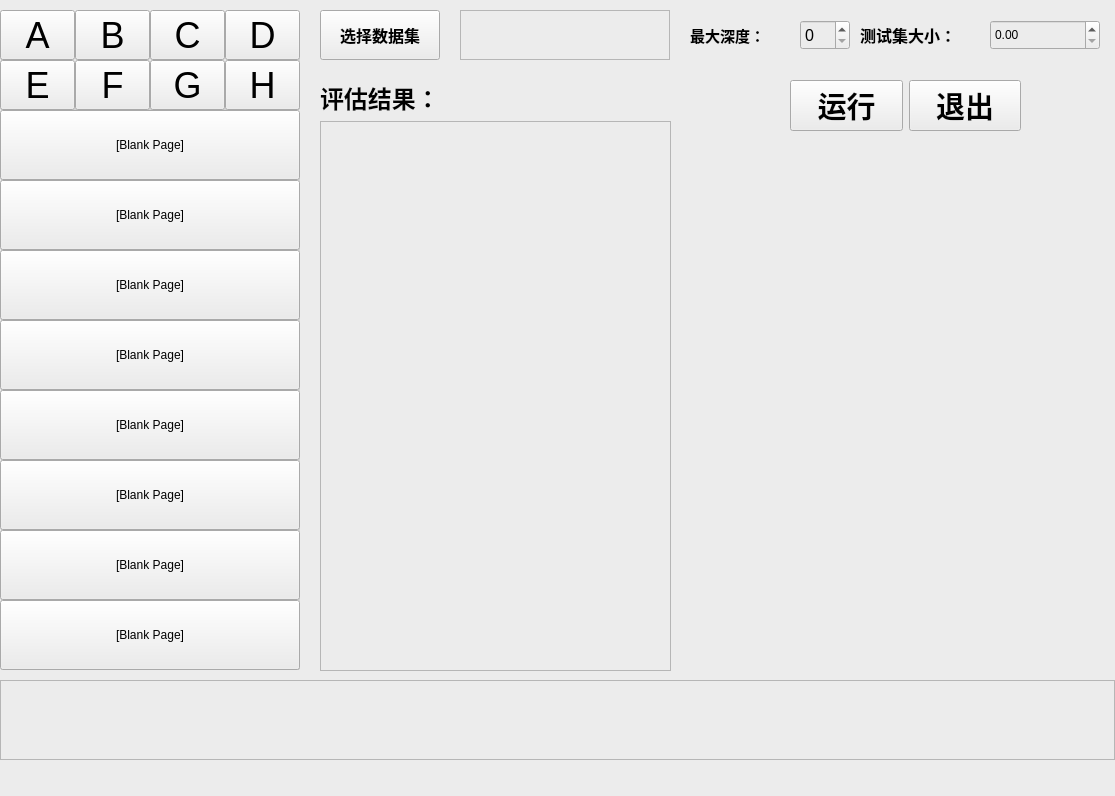
<?xml version="1.0" encoding="UTF-8"?>
<ui version="4.0">
 <class>MainWindow</class>
 <widget class="QMainWindow" name="MainWindow">
  <property name="geometry">
   <rect>
    <x>0</x>
    <y>0</y>
    <width>1115</width>
    <height>796</height>
   </rect>
  </property>
  <property name="sizePolicy">
   <sizepolicy hsizetype="Minimum" vsizetype="Fixed">
    <horstretch>0</horstretch>
    <verstretch>0</verstretch>
   </sizepolicy>
  </property>
  <property name="windowTitle">
   <string>决策树分类</string>
  </property>
  <property name="styleSheet">
   <string notr="true">background-color: rgb(236, 236, 236);</string>
  </property>
  <widget class="QWidget" name="centralwidget">
   <widget class="QLabel" name="lbl_img">
    <property name="geometry">
     <rect>
      <x>680</x>
      <y>170</y>
      <width>420</width>
      <height>500</height>
     </rect>
    </property>
    <property name="mouseTracking">
     <bool>true</bool>
    </property>
    <property name="styleSheet">
     <string notr="true">border-color: rgb(211, 211, 211);</string>
    </property>
    <property name="text">
     <string/>
    </property>
    <property name="scaledContents">
     <bool>true</bool>
    </property>
   </widget>
   <widget class="QGroupBox" name="group_9_to_16">
    <property name="geometry">
     <rect>
      <x>0</x>
      <y>110</y>
      <width>300</width>
      <height>560</height>
     </rect>
    </property>
    <widget class="QPushButton" name="pushButton_16">
     <property name="geometry">
      <rect>
       <x>0</x>
       <y>490</y>
       <width>300</width>
       <height>70</height>
      </rect>
     </property>
     <property name="maximumSize">
      <size>
       <width>400</width>
       <height>100</height>
      </size>
     </property>
     <property name="font">
      <font>
       <family>Arial</family>
       <pointsize>9</pointsize>
      </font>
     </property>
     <property name="mouseTracking">
      <bool>false</bool>
     </property>
     <property name="styleSheet">
      <string notr="true">border-color: rgb(198, 198, 198);</string>
     </property>
     <property name="inputMethodHints">
      <set>Qt::ImhNone</set>
     </property>
     <property name="text">
      <string>[Blank Page]</string>
     </property>
     <property name="iconSize">
      <size>
       <width>20</width>
       <height>20</height>
      </size>
     </property>
     <property name="autoExclusive">
      <bool>false</bool>
     </property>
     <property name="autoRepeatDelay">
      <number>300</number>
     </property>
    </widget>
    <widget class="QPushButton" name="pushButton_15">
     <property name="geometry">
      <rect>
       <x>0</x>
       <y>420</y>
       <width>300</width>
       <height>70</height>
      </rect>
     </property>
     <property name="maximumSize">
      <size>
       <width>400</width>
       <height>100</height>
      </size>
     </property>
     <property name="font">
      <font>
       <family>Arial</family>
       <pointsize>9</pointsize>
      </font>
     </property>
     <property name="mouseTracking">
      <bool>false</bool>
     </property>
     <property name="styleSheet">
      <string notr="true">border-color: rgb(198, 198, 198);</string>
     </property>
     <property name="inputMethodHints">
      <set>Qt::ImhNone</set>
     </property>
     <property name="text">
      <string>[Blank Page]</string>
     </property>
     <property name="iconSize">
      <size>
       <width>20</width>
       <height>20</height>
      </size>
     </property>
     <property name="autoExclusive">
      <bool>false</bool>
     </property>
     <property name="autoRepeatDelay">
      <number>300</number>
     </property>
    </widget>
    <widget class="QPushButton" name="pushButton_14">
     <property name="geometry">
      <rect>
       <x>0</x>
       <y>350</y>
       <width>300</width>
       <height>70</height>
      </rect>
     </property>
     <property name="maximumSize">
      <size>
       <width>400</width>
       <height>100</height>
      </size>
     </property>
     <property name="font">
      <font>
       <family>Arial</family>
       <pointsize>9</pointsize>
      </font>
     </property>
     <property name="mouseTracking">
      <bool>false</bool>
     </property>
     <property name="styleSheet">
      <string notr="true">border-color: rgb(198, 198, 198);</string>
     </property>
     <property name="inputMethodHints">
      <set>Qt::ImhNone</set>
     </property>
     <property name="text">
      <string>[Blank Page]</string>
     </property>
     <property name="iconSize">
      <size>
       <width>20</width>
       <height>20</height>
      </size>
     </property>
     <property name="autoExclusive">
      <bool>false</bool>
     </property>
     <property name="autoRepeatDelay">
      <number>300</number>
     </property>
    </widget>
    <widget class="QPushButton" name="pushButton_11">
     <property name="geometry">
      <rect>
       <x>0</x>
       <y>140</y>
       <width>300</width>
       <height>70</height>
      </rect>
     </property>
     <property name="maximumSize">
      <size>
       <width>400</width>
       <height>100</height>
      </size>
     </property>
     <property name="font">
      <font>
       <family>Arial</family>
       <pointsize>9</pointsize>
      </font>
     </property>
     <property name="mouseTracking">
      <bool>false</bool>
     </property>
     <property name="styleSheet">
      <string notr="true">border-color: rgb(198, 198, 198);</string>
     </property>
     <property name="inputMethodHints">
      <set>Qt::ImhNone</set>
     </property>
     <property name="text">
      <string>[Blank Page]</string>
     </property>
     <property name="iconSize">
      <size>
       <width>20</width>
       <height>20</height>
      </size>
     </property>
     <property name="autoExclusive">
      <bool>false</bool>
     </property>
     <property name="autoRepeatDelay">
      <number>300</number>
     </property>
    </widget>
    <widget class="QPushButton" name="pushButton_13">
     <property name="geometry">
      <rect>
       <x>0</x>
       <y>280</y>
       <width>300</width>
       <height>70</height>
      </rect>
     </property>
     <property name="maximumSize">
      <size>
       <width>400</width>
       <height>100</height>
      </size>
     </property>
     <property name="font">
      <font>
       <family>Arial</family>
       <pointsize>9</pointsize>
      </font>
     </property>
     <property name="mouseTracking">
      <bool>false</bool>
     </property>
     <property name="styleSheet">
      <string notr="true">border-color: rgb(198, 198, 198);</string>
     </property>
     <property name="inputMethodHints">
      <set>Qt::ImhNone</set>
     </property>
     <property name="text">
      <string>[Blank Page]</string>
     </property>
     <property name="iconSize">
      <size>
       <width>20</width>
       <height>20</height>
      </size>
     </property>
     <property name="autoExclusive">
      <bool>false</bool>
     </property>
     <property name="autoRepeatDelay">
      <number>300</number>
     </property>
    </widget>
    <widget class="QPushButton" name="pushButton_10">
     <property name="geometry">
      <rect>
       <x>0</x>
       <y>70</y>
       <width>300</width>
       <height>70</height>
      </rect>
     </property>
     <property name="maximumSize">
      <size>
       <width>400</width>
       <height>100</height>
      </size>
     </property>
     <property name="font">
      <font>
       <family>Arial</family>
       <pointsize>9</pointsize>
      </font>
     </property>
     <property name="mouseTracking">
      <bool>false</bool>
     </property>
     <property name="styleSheet">
      <string notr="true">border-color: rgb(198, 198, 198);</string>
     </property>
     <property name="inputMethodHints">
      <set>Qt::ImhNone</set>
     </property>
     <property name="text">
      <string>[Blank Page]</string>
     </property>
     <property name="iconSize">
      <size>
       <width>20</width>
       <height>20</height>
      </size>
     </property>
     <property name="autoExclusive">
      <bool>false</bool>
     </property>
     <property name="autoRepeatDelay">
      <number>300</number>
     </property>
    </widget>
    <widget class="QPushButton" name="pushButton_9">
     <property name="geometry">
      <rect>
       <x>0</x>
       <y>0</y>
       <width>300</width>
       <height>70</height>
      </rect>
     </property>
     <property name="maximumSize">
      <size>
       <width>400</width>
       <height>100</height>
      </size>
     </property>
     <property name="font">
      <font>
       <family>Arial</family>
       <pointsize>9</pointsize>
      </font>
     </property>
     <property name="mouseTracking">
      <bool>false</bool>
     </property>
     <property name="styleSheet">
      <string notr="true">border-color: rgb(198, 198, 198);</string>
     </property>
     <property name="inputMethodHints">
      <set>Qt::ImhNone</set>
     </property>
     <property name="text">
      <string>[Blank Page]</string>
     </property>
     <property name="iconSize">
      <size>
       <width>20</width>
       <height>20</height>
      </size>
     </property>
     <property name="autoExclusive">
      <bool>false</bool>
     </property>
     <property name="autoRepeatDelay">
      <number>300</number>
     </property>
    </widget>
    <widget class="QPushButton" name="pushButton_12">
     <property name="geometry">
      <rect>
       <x>0</x>
       <y>210</y>
       <width>300</width>
       <height>70</height>
      </rect>
     </property>
     <property name="maximumSize">
      <size>
       <width>400</width>
       <height>100</height>
      </size>
     </property>
     <property name="font">
      <font>
       <family>Arial</family>
       <pointsize>9</pointsize>
      </font>
     </property>
     <property name="mouseTracking">
      <bool>false</bool>
     </property>
     <property name="styleSheet">
      <string notr="true">border-color: rgb(198, 198, 198);</string>
     </property>
     <property name="inputMethodHints">
      <set>Qt::ImhNone</set>
     </property>
     <property name="text">
      <string>[Blank Page]</string>
     </property>
     <property name="iconSize">
      <size>
       <width>20</width>
       <height>20</height>
      </size>
     </property>
     <property name="autoExclusive">
      <bool>false</bool>
     </property>
     <property name="autoRepeatDelay">
      <number>300</number>
     </property>
    </widget>
   </widget>
   <widget class="QWidget" name="layoutWidget">
    <property name="geometry">
     <rect>
      <x>320</x>
      <y>80</y>
      <width>351</width>
      <height>591</height>
     </rect>
    </property>
    <layout class="QVBoxLayout" name="verticalLayout">
     <item>
      <widget class="QLabel" name="label_4">
       <property name="styleSheet">
        <string notr="true">border-bottom-color: rgb(211, 211, 211);</string>
       </property>
       <property name="text">
        <string>&lt;html&gt;&lt;head/&gt;&lt;body&gt;&lt;p&gt;&lt;span style=&quot; font-size:18pt; font-weight:600;&quot;&gt;评估结果：&lt;/span&gt;&lt;/p&gt;&lt;/body&gt;&lt;/html&gt;</string>
       </property>
      </widget>
     </item>
     <item>
      <widget class="QTextBrowser" name="textBrowser">
       <property name="styleSheet">
        <string notr="true">border-color: rgb(211, 211, 211);</string>
       </property>
      </widget>
     </item>
    </layout>
   </widget>
   <widget class="QWidget" name="layoutWidget">
    <property name="geometry">
     <rect>
      <x>790</x>
      <y>70</y>
      <width>231</width>
      <height>71</height>
     </rect>
    </property>
    <layout class="QHBoxLayout" name="horizontalLayout_2">
     <item>
      <widget class="QPushButton" name="btn_train">
       <property name="font">
        <font>
         <pointsize>22</pointsize>
         <weight>75</weight>
         <bold>true</bold>
        </font>
       </property>
       <property name="text">
        <string>运行</string>
       </property>
      </widget>
     </item>
     <item>
      <widget class="QPushButton" name="btn_exit">
       <property name="font">
        <font>
         <pointsize>22</pointsize>
         <weight>75</weight>
         <bold>true</bold>
        </font>
       </property>
       <property name="text">
        <string>退出</string>
       </property>
      </widget>
     </item>
    </layout>
   </widget>
   <widget class="QGroupBox" name="group_A_to_H">
    <property name="geometry">
     <rect>
      <x>0</x>
      <y>10</y>
      <width>300</width>
      <height>100</height>
     </rect>
    </property>
    <property name="sizePolicy">
     <sizepolicy hsizetype="Preferred" vsizetype="Preferred">
      <horstretch>0</horstretch>
      <verstretch>0</verstretch>
     </sizepolicy>
    </property>
    <property name="styleSheet">
     <string notr="true">selection-background-color: rgb(255, 255, 0);</string>
    </property>
    <widget class="QPushButton" name="pushButton_A">
     <property name="geometry">
      <rect>
       <x>0</x>
       <y>0</y>
       <width>75</width>
       <height>50</height>
      </rect>
     </property>
     <property name="maximumSize">
      <size>
       <width>16777215</width>
       <height>16777215</height>
      </size>
     </property>
     <property name="font">
      <font>
       <pointsize>27</pointsize>
      </font>
     </property>
     <property name="text">
      <string>A</string>
     </property>
     <property name="checkable">
      <bool>false</bool>
     </property>
     <property name="autoRepeat">
      <bool>false</bool>
     </property>
     <property name="autoExclusive">
      <bool>false</bool>
     </property>
     <property name="autoDefault">
      <bool>false</bool>
     </property>
    </widget>
    <widget class="QPushButton" name="pushButton_B">
     <property name="geometry">
      <rect>
       <x>75</x>
       <y>0</y>
       <width>75</width>
       <height>50</height>
      </rect>
     </property>
     <property name="font">
      <font>
       <pointsize>27</pointsize>
      </font>
     </property>
     <property name="text">
      <string>B</string>
     </property>
     <property name="checkable">
      <bool>false</bool>
     </property>
     <property name="autoRepeat">
      <bool>false</bool>
     </property>
     <property name="autoExclusive">
      <bool>false</bool>
     </property>
     <property name="autoDefault">
      <bool>false</bool>
     </property>
    </widget>
    <widget class="QPushButton" name="pushButton_C">
     <property name="geometry">
      <rect>
       <x>150</x>
       <y>0</y>
       <width>75</width>
       <height>50</height>
      </rect>
     </property>
     <property name="font">
      <font>
       <pointsize>27</pointsize>
      </font>
     </property>
     <property name="text">
      <string>C</string>
     </property>
     <property name="checkable">
      <bool>false</bool>
     </property>
     <property name="autoRepeat">
      <bool>false</bool>
     </property>
     <property name="autoExclusive">
      <bool>false</bool>
     </property>
     <property name="autoDefault">
      <bool>false</bool>
     </property>
    </widget>
    <widget class="QPushButton" name="pushButton_D">
     <property name="geometry">
      <rect>
       <x>225</x>
       <y>0</y>
       <width>75</width>
       <height>50</height>
      </rect>
     </property>
     <property name="font">
      <font>
       <pointsize>27</pointsize>
      </font>
     </property>
     <property name="styleSheet">
      <string notr="true">selection-color: rgb(255, 255, 0);
selection-background-color: rgb(255, 255, 0);</string>
     </property>
     <property name="text">
      <string>D</string>
     </property>
     <property name="checkable">
      <bool>false</bool>
     </property>
     <property name="autoRepeat">
      <bool>false</bool>
     </property>
     <property name="autoExclusive">
      <bool>false</bool>
     </property>
     <property name="autoDefault">
      <bool>false</bool>
     </property>
    </widget>
    <widget class="QPushButton" name="pushButton_E">
     <property name="geometry">
      <rect>
       <x>0</x>
       <y>50</y>
       <width>75</width>
       <height>50</height>
      </rect>
     </property>
     <property name="font">
      <font>
       <pointsize>27</pointsize>
      </font>
     </property>
     <property name="text">
      <string>E</string>
     </property>
     <property name="checkable">
      <bool>false</bool>
     </property>
     <property name="autoRepeat">
      <bool>false</bool>
     </property>
     <property name="autoExclusive">
      <bool>false</bool>
     </property>
     <property name="autoDefault">
      <bool>false</bool>
     </property>
    </widget>
    <widget class="QPushButton" name="pushButton_F">
     <property name="geometry">
      <rect>
       <x>75</x>
       <y>50</y>
       <width>75</width>
       <height>50</height>
      </rect>
     </property>
     <property name="font">
      <font>
       <pointsize>27</pointsize>
      </font>
     </property>
     <property name="text">
      <string>F</string>
     </property>
     <property name="checkable">
      <bool>false</bool>
     </property>
     <property name="autoRepeat">
      <bool>false</bool>
     </property>
     <property name="autoExclusive">
      <bool>false</bool>
     </property>
     <property name="autoDefault">
      <bool>false</bool>
     </property>
    </widget>
    <widget class="QPushButton" name="pushButton_G">
     <property name="geometry">
      <rect>
       <x>150</x>
       <y>50</y>
       <width>75</width>
       <height>50</height>
      </rect>
     </property>
     <property name="font">
      <font>
       <pointsize>27</pointsize>
      </font>
     </property>
     <property name="text">
      <string>G</string>
     </property>
     <property name="checkable">
      <bool>false</bool>
     </property>
     <property name="autoRepeat">
      <bool>false</bool>
     </property>
     <property name="autoExclusive">
      <bool>false</bool>
     </property>
     <property name="autoDefault">
      <bool>false</bool>
     </property>
    </widget>
    <widget class="QPushButton" name="pushButton_H">
     <property name="geometry">
      <rect>
       <x>225</x>
       <y>50</y>
       <width>75</width>
       <height>50</height>
      </rect>
     </property>
     <property name="font">
      <font>
       <pointsize>27</pointsize>
      </font>
     </property>
     <property name="text">
      <string>H</string>
     </property>
     <property name="checkable">
      <bool>false</bool>
     </property>
     <property name="autoRepeat">
      <bool>false</bool>
     </property>
     <property name="autoExclusive">
      <bool>false</bool>
     </property>
     <property name="autoDefault">
      <bool>false</bool>
     </property>
    </widget>
   </widget>
   <widget class="QPushButton" name="btn_openFile">
    <property name="geometry">
     <rect>
      <x>320</x>
      <y>10</y>
      <width>120</width>
      <height>50</height>
     </rect>
    </property>
    <property name="font">
     <font>
      <pointsize>12</pointsize>
      <weight>75</weight>
      <bold>true</bold>
     </font>
    </property>
    <property name="cursor">
     <cursorShape>OpenHandCursor</cursorShape>
    </property>
    <property name="text">
     <string>选择数据集</string>
    </property>
   </widget>
   <widget class="QDoubleSpinBox" name="DSB_test_size">
    <property name="geometry">
     <rect>
      <x>990</x>
      <y>20</y>
      <width>110</width>
      <height>30</height>
     </rect>
    </property>
    <property name="font">
     <font>
      <pointsize>9</pointsize>
     </font>
    </property>
    <property name="maximum">
     <double>1.000000000000000</double>
    </property>
    <property name="singleStep">
     <double>0.100000000000000</double>
    </property>
   </widget>
   <widget class="QTextBrowser" name="result_img_path">
    <property name="geometry">
     <rect>
      <x>0</x>
      <y>680</y>
      <width>1115</width>
      <height>80</height>
     </rect>
    </property>
    <property name="sizePolicy">
     <sizepolicy hsizetype="MinimumExpanding" vsizetype="MinimumExpanding">
      <horstretch>0</horstretch>
      <verstretch>0</verstretch>
     </sizepolicy>
    </property>
    <property name="font">
     <font>
      <pointsize>26</pointsize>
      <weight>75</weight>
      <bold>true</bold>
     </font>
    </property>
   </widget>
   <widget class="QTextBrowser" name="dataset_name">
    <property name="geometry">
     <rect>
      <x>460</x>
      <y>10</y>
      <width>210</width>
      <height>50</height>
     </rect>
    </property>
    <property name="font">
     <font>
      <pointsize>14</pointsize>
      <weight>75</weight>
      <bold>true</bold>
     </font>
    </property>
    <property name="styleSheet">
     <string notr="true">border-color: rgb(255, 255, 255);</string>
    </property>
   </widget>
   <widget class="QLabel" name="label3">
    <property name="geometry">
     <rect>
      <x>860</x>
      <y>20</y>
      <width>120</width>
      <height>30</height>
     </rect>
    </property>
    <property name="text">
     <string>&lt;html&gt;&lt;head/&gt;&lt;body&gt;&lt;p&gt;&lt;span style=&quot; font-size:12pt; font-weight:600;&quot;&gt;测试集大小：&lt;/span&gt;&lt;/p&gt;&lt;/body&gt;&lt;/html&gt;</string>
    </property>
   </widget>
   <widget class="QLabel" name="label">
    <property name="geometry">
     <rect>
      <x>690</x>
      <y>20</y>
      <width>91</width>
      <height>31</height>
     </rect>
    </property>
    <property name="font">
     <font>
      <pointsize>11</pointsize>
      <weight>75</weight>
      <bold>true</bold>
     </font>
    </property>
    <property name="text">
     <string>最大深度：</string>
    </property>
   </widget>
   <widget class="QSpinBox" name="DSB_max_depth">
    <property name="geometry">
     <rect>
      <x>800</x>
      <y>20</y>
      <width>50</width>
      <height>30</height>
     </rect>
    </property>
    <property name="font">
     <font>
      <pointsize>12</pointsize>
     </font>
    </property>
   </widget>
  </widget>
  <widget class="QMenuBar" name="menubar">
   <property name="geometry">
    <rect>
     <x>0</x>
     <y>0</y>
     <width>1115</width>
     <height>26</height>
    </rect>
   </property>
  </widget>
  <widget class="QStatusBar" name="statusbar"/>
 </widget>
 <resources/>
 <connections/>
</ui>
